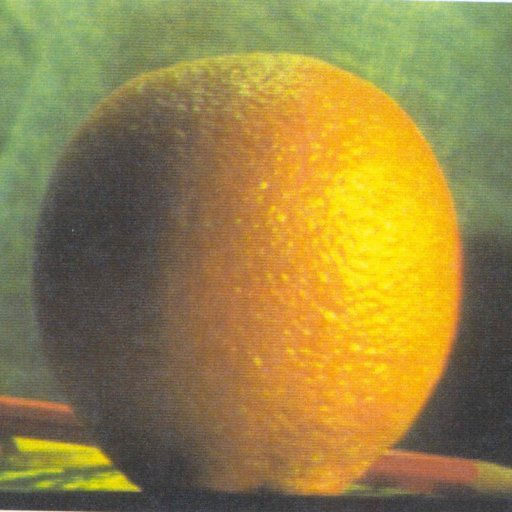
#> input picture day01_opencv_basic/orange.jpg, 512 x 512 px, given in place of the camera
$ python step4_webcam_adaptive.py
#> lines starting #> are read from the running program, lines starting #| are printed output that depends on the picture; after the words box and inside, x2 and y2 are one past the last pixel; in counts of white or black regions, pixels touching at a corner belong together
import cv2 as cv
import numpy as np

def nothing(x):
    pass

cap = cv.VideoCapture(0)

cv.namedWindow('image')
cv.createTrackbar('blockSize', 'image', 11, 31, nothing)
cv.createTrackbar('C', 'image', 2, 20, nothing)

while(1):
    _, frame = cap.read()
#> frame is the input picture: shape (512, 512, 3); mean B, G, R 69.2, 131.8, 150.2

    gray = cv.cvtColor(frame, cv.COLOR_BGR2GRAY)
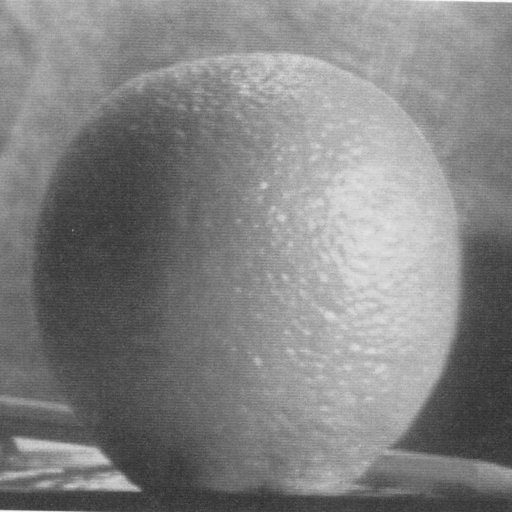
#> gray: shape (512, 512); min 44, max 252, mean 130.2

    blockSize = cv.getTrackbarPos('blockSize', 'image')
    C = cv.getTrackbarPos('C', 'image')

    if blockSize < 3:
        blockSize = 3
    elif blockSize % 2 == 0:
        blockSize += 1

    Gaussian = cv.adaptiveThreshold(gray, 255, cv.ADAPTIVE_THRESH_GAUSSIAN_C,
                                    cv.THRESH_BINARY, blockSize, C)
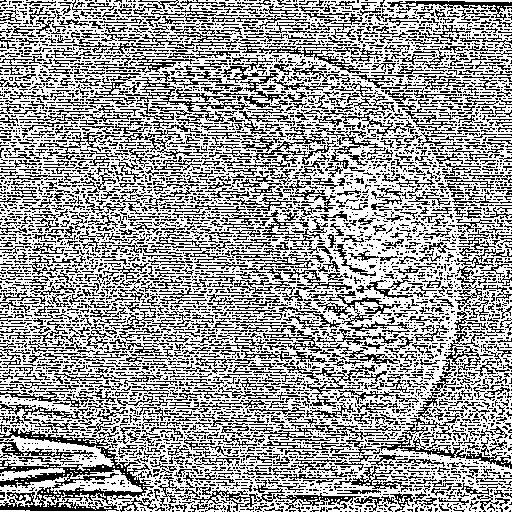
#> Gaussian: shape (512, 512); 61.8% white; black in thin lines or dots

    Mean = cv.adaptiveThreshold(gray, 255, cv.ADAPTIVE_THRESH_MEAN_C,
                                cv.THRESH_BINARY, blockSize, C)
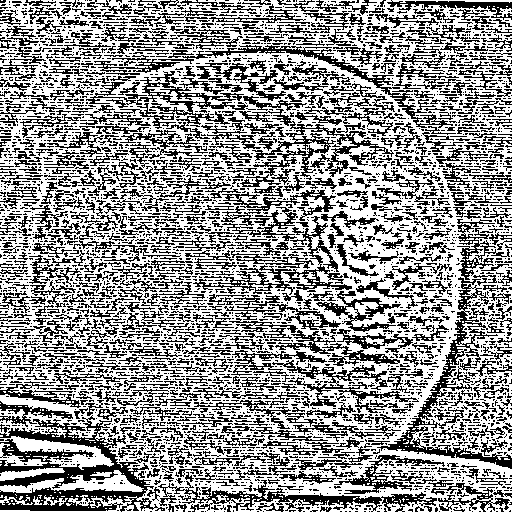
#> Mean: shape (512, 512); 59.1% white; black in thin lines or dots

    ret_otsu, Otsu = cv.threshold(gray, 0, 255, cv.THRESH_BINARY + cv.THRESH_OTSU)
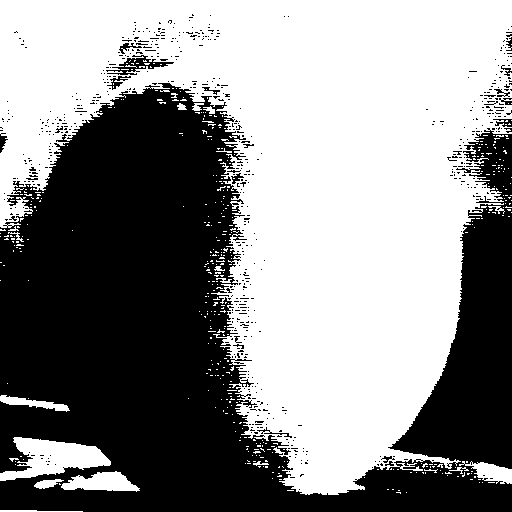
#> Otsu: shape (512, 512); 54.9% white; 623 black regions (603 under 20 px), largest, box (x1, y1, x2, y2) and area: (0, 83, 512, 512) 114977, (106, 55, 174, 75) 459, (107, 76, 131, 90) 106
#> ret_otsu = 126

    ret_global, Global = cv.threshold(gray, 127, 255, cv.THRESH_BINARY)
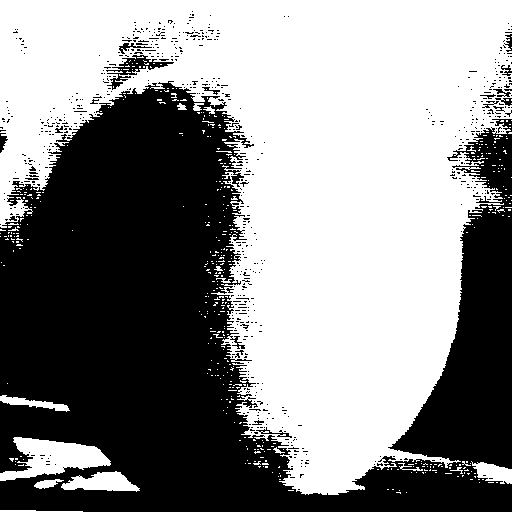
#> Global: shape (512, 512); 54.2% white; 654 black regions (635 under 20 px), largest, box (x1, y1, x2, y2) and area: (0, 81, 512, 512) 116688, (106, 55, 174, 90) 622, (119, 43, 152, 54) 100


    cv.imshow('image', frame)
    cv.imshow('Gaussian', Gaussian)
    cv.imshow('Otsu', Otsu)
    cv.imshow('Global', Global)
    cv.imshow('Mean', Mean)


    k = cv.waitKey(5) & 0xFF
#> (key Esc is pressed here)
    if k == 113:
        break


cap.release()
cv.destroyAllWindows()
